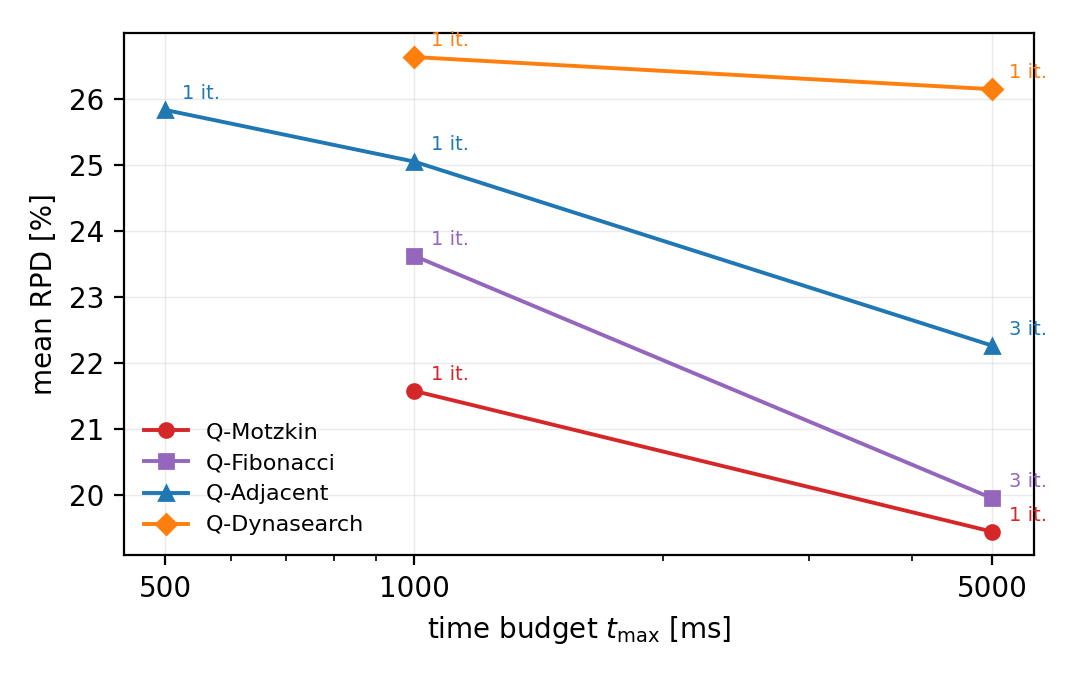

Reproduce this figure in Python.
"""Figure: QPU quantum neighborhoods at n=20 — RPD vs time budget.

Data: tranche P1 (results/experiments/20260703_083952), real
Advantage_system4.1 runs, ILS+SA pooled. Point labels show the median
iteration count — the budget buys iterations, and iterations buy RPD.

Run from repo root:
    .venv311/bin/python3 articles/windowed_qubo/figures/qpu_convergence_n20.py
"""

import json
import glob
from collections import defaultdict
from pathlib import Path

import matplotlib
matplotlib.use("Agg")
import matplotlib.pyplot as plt

D = "results/experiments/20260703_083952"
OUT = Path(__file__).parent / "qpu_convergence_n20"

rows = [json.load(open(f)) for f in glob.glob(f"{D}/*/result.json")]
by = defaultdict(list)
for r in rows:
    c = r["config"]
    by[(c["neighborhood"], c["time_limit_ms"])].append(r)

SERIES = {
    "quantum_motzkin": ("Q-Motzkin", "#d62728", "o"),
    "quantum_fibonacci": ("Q-Fibonacci", "#9467bd", "s"),
    "quantum_adjacent": ("Q-Adjacent", "#1f77b4", "^"),
    "quantum_dynasearch": ("Q-Dynasearch", "#ff7f0e", "D"),
}

fig, ax = plt.subplots(figsize=(5.4, 3.4))
for neigh, (label, color, marker) in SERIES.items():
    tls, rpds, iters = [], [], []
    for tl in (500, 1000, 5000):
        rs = by.get((neigh, tl), [])
        if len(rs) < 20:
            continue
        gaps = [x["gap_percent"] for x in rs if x["gap_percent"] is not None]
        its = sorted((x.get("iterations") or 0) for x in rs)
        tls.append(tl)
        rpds.append(sum(gaps) / len(gaps))
        iters.append(its[len(its) // 2])
    ax.plot(tls, rpds, marker=marker, color=color, label=label, lw=1.4, ms=5)
    for tl, rpd, it in zip(tls, rpds, iters):
        ax.annotate(f"{it} it.", (tl, rpd), textcoords="offset points",
                    xytext=(6, 4), fontsize=7, color=color)

ax.set_xscale("log")
ax.set_xticks([500, 1000, 5000])
ax.set_xticklabels(["500", "1000", "5000"])
ax.set_xlabel(r"time budget $t_{\max}$ [ms]")
ax.set_ylabel("mean RPD [%]")
ax.grid(True, alpha=0.25, lw=0.5)
ax.legend(fontsize=8, frameon=False)
fig.tight_layout()
fig.savefig(f"{OUT}.png", dpi=200)
fig.savefig(f"{OUT}.pdf")
print(f"saved {OUT}.png/.pdf")
